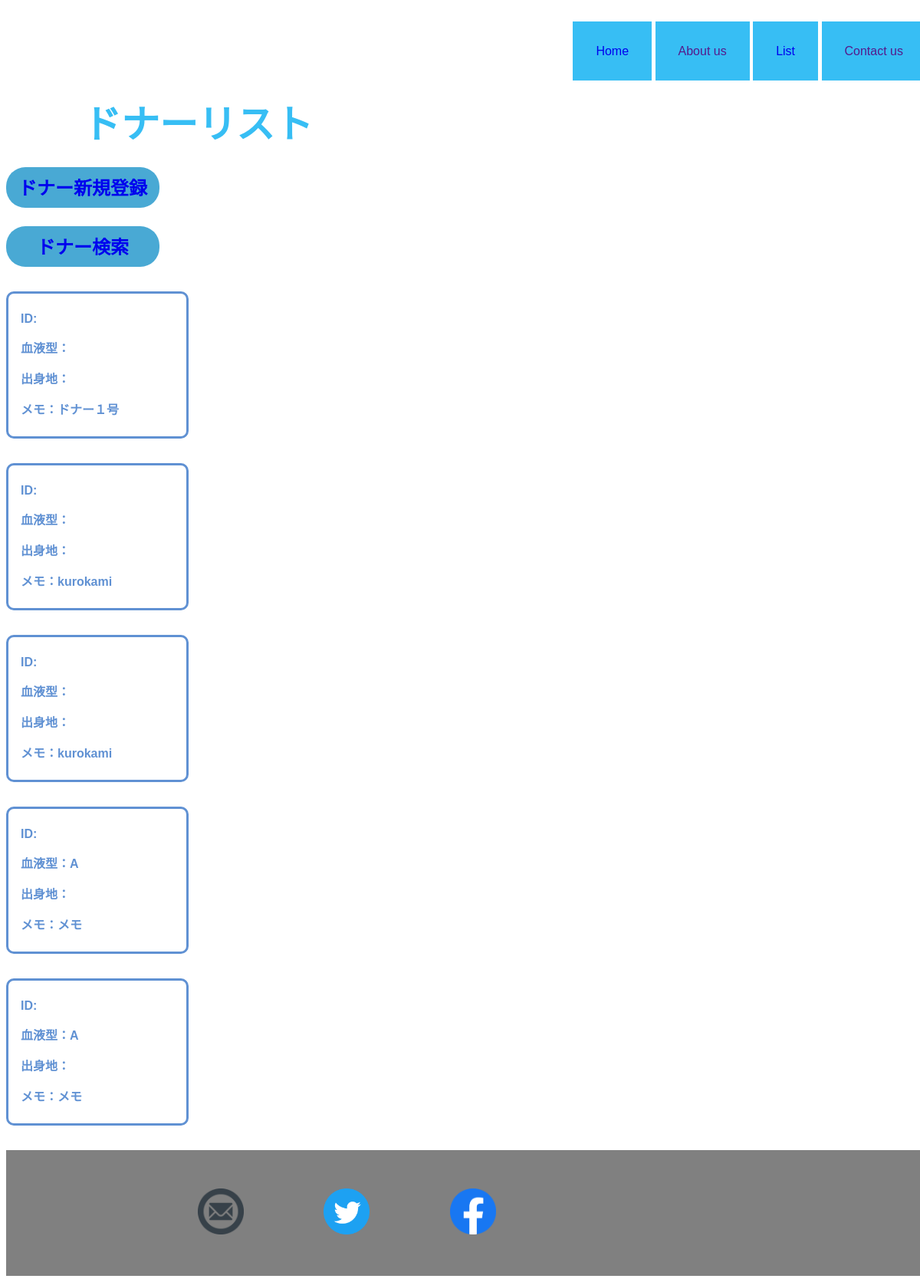
The page /donor/ on the database its author committed.
### donors/models.py (models this page shows)
class Donor(models.Model):
    number = models.CharField(max_length=20,verbose_name="ID",null=True)
    hair_color = models.CharField(max_length=20,verbose_name="髪の色", choices=HAIR,null=True)
    height = models.CharField(max_length=20,verbose_name="身長(cm)", choices=HEIGHT,null=True)
    weight = models.CharField(max_length=20,verbose_name="体重(kg)", choices=WEIGHT,null=True)
    ICI_IUI = models.CharField(max_length=20,verbose_name="ICI/IUI", choices=ICI_IUI,null=True)
    blood_type = models.CharField(max_length=20,verbose_name="血液型", choices=BLOOD,null=True)
    today_photo = models.CharField(max_length=20,verbose_name="現在の写真", choices=TODAY_PHOTO,null=True)
    profile = models.CharField(max_length=20,verbose_name="プロフィール", choices=PROFILE,null=True)
    eye_color = models.CharField(max_length=20,verbose_name="瞳の色", choices=EYE_COLOR,null=True)
    mot = models.CharField(max_length=20,verbose_name="運動能力", choices=MOT,null=True)
    memo = models.TextField(max_length=200)

### donors/views.py (the view)
# urls.py: path('',DonorListView.as_view(),name='donors.list'),
class DonorListView(ListView):
    template_name = 'donors/donors_list.html'
    model = Donor

### templates/donors/donors_list.html
{% extends "base.html" %}
{% load static %}
{% block content %}
<body>
    <h1>ドナーリスト</h1>
    <p class="create_button"><a href="/donor/donor_create/">ドナー新規登録</a></p>
    <p class="create_button"><a href="/donor/donor_search/">ドナー検索</a></p>
{% for donor in object_list %}
<div class="donors_list">
    <p>ID:{{ donor.family_name }}</p>
    <p>血液型：{{ donor.blood_type }}</p>
    <p>出身地：{{ donor.birth_place }}</p>
    <p>メモ：{{ donor.memo }}</p>
</div>
{% endfor %}
</body>
{% endblock %}

### static/css/styles.css (style rules this page uses)
body { width: 1200px; font-family: Arial,Helvetica,sans-serif; }
a { text-decoration: none; }
h1 { color:#37bef4; padding-left: 100px; font-size: 50px; margin-bottom: 0px; }
.create_button { width:200px; font-size:24px; font-weight:bold; text-decoration:none; display:block; text-align:center; padding:8px 0 10px; color:#fff; background-color:#49a9d4; border-radius:25px; }
.donors_list { padding: 0.5em 1em; margin: 2em 0; font-weight: bold; color: #6091d3; background: #FFF; border: solid 3px #6091d3; border-radius: 10px; width: 200px; }

### rows shown on the page
Donor: memo "ドナー１号"
Donor: memo "kurokami"
Donor: memo "kurokami"
Donor: blood_type "A", memo "メモ"
Donor: blood_type "A", memo "メモ"
